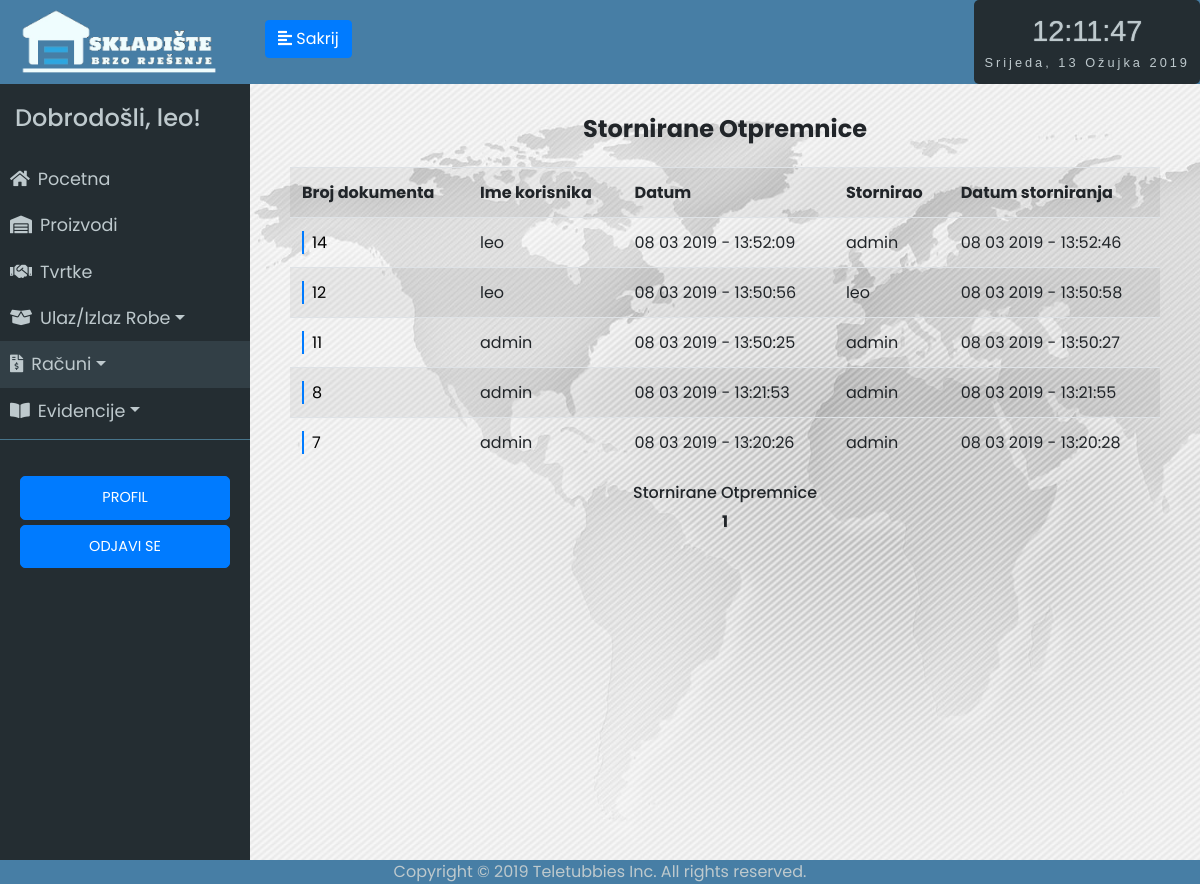
Before: /receipts_izlaz_storno/1 (signed in) with the older database file.
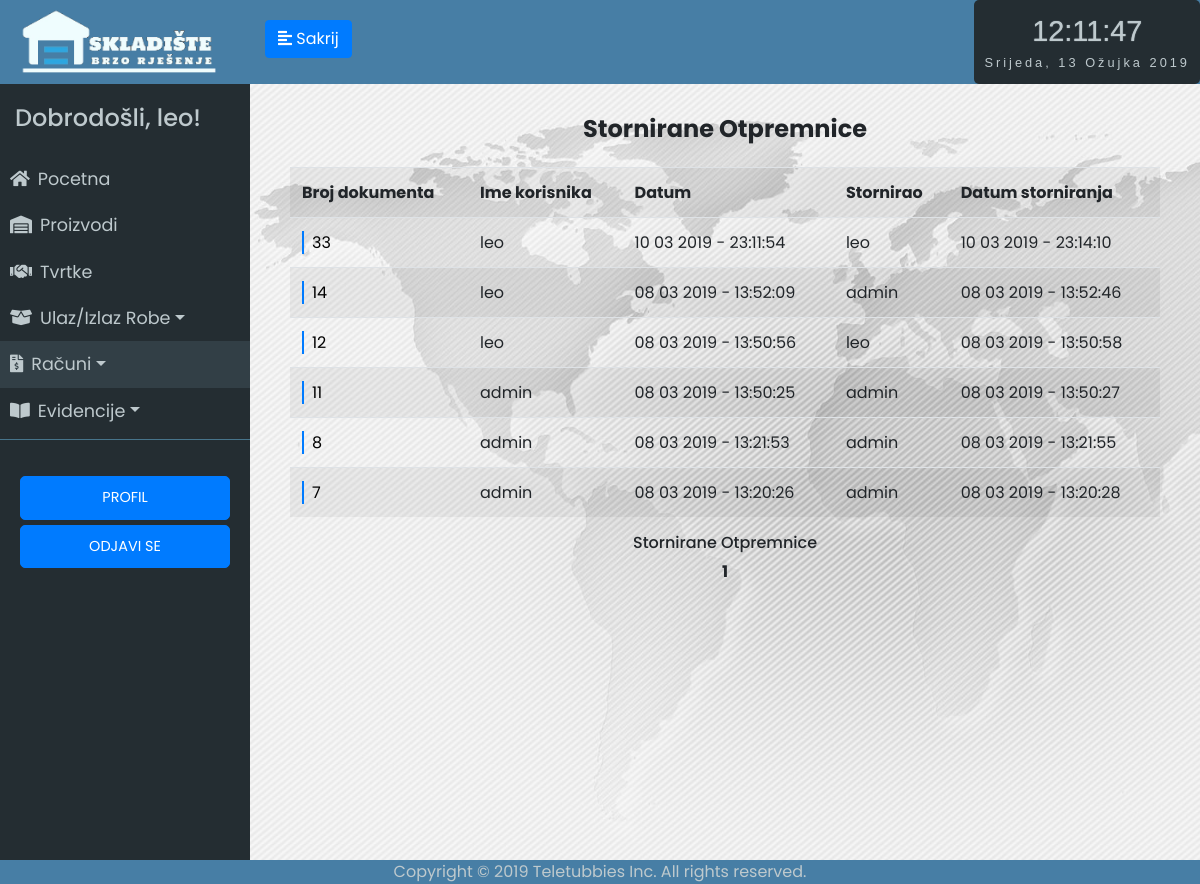
After: the same page with the newer database file.
### app/models.py (models this page shows, shortened)
class Receipt(db.Model):
	id = db.Column(db.Integer, primary_key=True)
	status = db.Column(db.String(64))
	date = db.Column(db.DateTime, default=datetime.utcnow)
	receipt_type = db.Column(db.String(64))
	evidencija = db.relationship('Evidencija', backref='receipt', lazy='dynamic')
	storno_date = db.Column(db.DateTime, nullable=True)
	storno_user = db.Column(db.Integer, db.ForeignKey('user.id'), nullable=True)

class User(UserMixin, db.Model):
	id = db.Column(db.Integer, primary_key=True)
	username = db.Column(db.String(64), index=True, unique=True)
	email = db.Column(db.String(120), index=True, unique=True)
	password_hash = db.Column(db.String(128))
	last_seen = db.Column(db.DateTime, default=datetime.utcnow)
	rank = db.Column(db.String(32))
	status = db.Column(db.String(32))
	evidencija = db.relationship('Evidencija', backref='user', lazy='dynamic')
	receipt = db.relationship('Receipt', backref='stornoUser', lazy='dynamic')

### app/routes.py (the view)
@app.route('/receipts_izlaz_storno/<int:page_num>')
@login_required
def receipts_izlaz_storno(page_num):
	form = SearchReceiptNumber()
	receipts = Receipt.query.filter_by(receipt_type="izlaz", status="storno").order_by(Receipt.date.desc()).paginate(per_page=7, page=page_num, error_out=True)
	return render_template('receipts_izlaz_storno.html', title='Racuni', receipts=receipts, form = form)

### app/models.py (called while the page is built)
@login.user_loader
def load_user(id):
	return User.query.get(int(id))

### app/routes.py (called while the page is built)
@app.before_request
def before_request():
	if current_user.is_authenticated:
		current_user.last_seen = datetime.utcnow()
		db.session.commit()

### app/templates/receipts_izlaz_storno.html (shortened to what this page needs)
{% extends "base.html" %}
{% block racuni %}active{% endblock %}
{% block content %}
<div class="unos-p">
    <h4><strong>Stornirane Otpremnice</strong></h4>
    <table class="table table-striped">
        <tr>
            <th>Broj dokumenta</th>
            <th>Ime korisnika</th>
            <th>Datum</th>
            <th>Stornirao</th>
            <th>Datum storniranja</th>
        </tr>
    {% for receipt in receipts.items %}
        <tr>
            <td><a href="/receipt/{{receipt.id}}" class="dekoracija">{{ receipt.id }}</a></td>
            <td>{{ receipt.evidencija.first().user.username }}</td>
            <td>{{ receipt.date.strftime('%d %m %Y - %H:%M:%S') }}</td>
            <td>{{ receipt.stornoUser.username }}</td>
            <td>{{ receipt.storno_date.strftime('%d %m %Y - %H:%M:%S') }}</td>
        </tr></a>
    {% endfor %}
    </table>
    <h6>Stornirane Otpremnice</h6>
            {% for page in receipts.iter_pages(left_edge=3, right_edge=3, left_current=3, right_current=3) %}
                {% if page %}
                    {% if page != receipts.page %}
                            <a href="{{ url_for('receipts_izlaz_storno', page_num=page) }}">{{ page }}</a>
                    {% else %}
                        <strong>{{ page }}</strong>
                    {% endif %}
                {% else %}
                    <span class=ellipsis>…</span>
                {% endif %}
            {% endfor %}
{% endblock %}

Changed rows visible on the page:
added Receipt: id "33", evidencija.first "leo", date "10 03 2019 - 23:11:54", stornoUser.username "leo", storno_date "10 03 2019 - 23:14:10"
